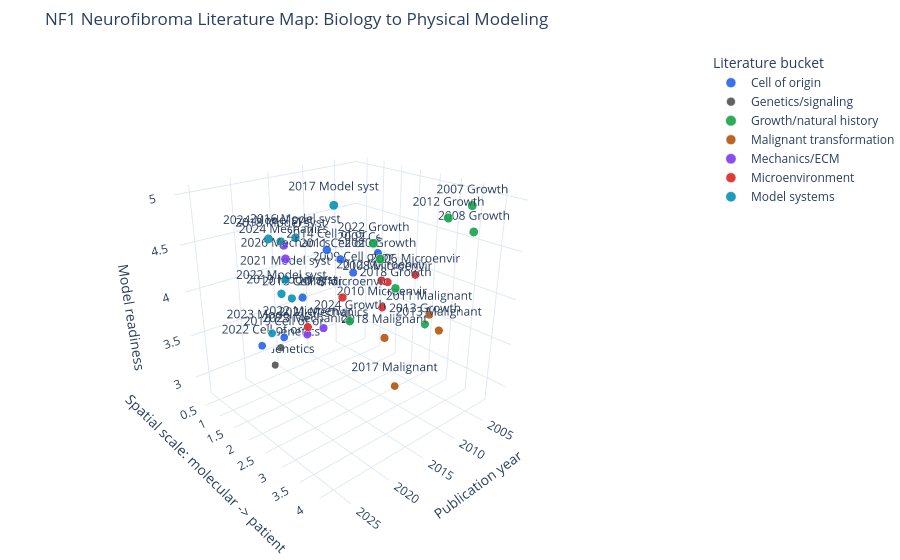

This figure's notebook cell:
### Code cell


### Figure 1 — Plotly figure (JSON) as saved in the notebook; plotly's stock layout.template omitted (floating-point values rounded to 4 significant figures)
{"data": [{"customdata": [["Neurofibromas in NF1: Schwann cell origin and role of tumor environment.", "Cell of origin", "mouse genetics", "Makes Schwann-lineage cells the initiating tumor cell class in a physical model."], ["Cell of origin and microenvironment contribution for NF1-associated dermal neurofibromas.", "Cell of origin", "mouse genetics", "Separates cutaneous/dermal origin assumptions from plexiform origin assumptions."], ["Susceptible stages in Schwann cells for NF1-associated plexiform neurofibroma development.", "Cell of origin", "mouse genetics", "Motivates an age/development-dependent initiation probability for plexiform tumors."], ["Cells of origin in the embryonic nerve roots for NF1-associated plexiform neurofibroma.", "Cell of origin", "mouse genetics", "Places plexiform tumor seeds on embryonic nerve-root/peripheral nerve topology."], ["Spatiotemporal Loss of NF1 in Schwann Cell Lineage Leads to Different Types of Cutaneous Neurofibroma Susceptible to Modification by the Hippo Pathway.", "Cell of origin", "mouse genetics and transcriptomics", "Links tumor subtype to timing, location, and mechanotransduction-sensitive signaling."], ["New insights into the neurofibroma tumor cells of origin.", "Cell of origin", "review", "Useful guardrail for choosing the correct initiating-cell assumptions by subtype."], ["Neurofibroma Development in Neurofibromatosis Type 1: Insights from Cellular Origin and Schwann Cell Lineage Development.", "Cell of origin", "review", "Maps lineage state to initiation and phenotype in a multi-state growth model."]], "hovertemplate": "<b>%{customdata[0]}</b><br>Year: %{x}<br>Category: %{customdata[1]}<br>Evidence: %{customdata[2]}<br>Model use: %{customdata[3]}<extra></extra>", "marker": {"color": "#2563eb", "line": {"color": "white", "width": 0.5}, "opacity": 0.9, "size": [10, 10, 10.2, 10.4, 10, 9.5, 9.5]}, "mode": "markers+text", "name": "Cell of origin", "text": ["2002 Cell of or", "2009 Cell of or", "2011 Cell of or", "2014 Cell of or", "2018 Cell of or", "2019 Cell of or", "2022 Cell of or"], "textposition": "top center", "type": "scatter3d", "x": [2002, 2009, 2011, 2014, 2018, 2019, 2022], "y": [1, 1.5, 1.5, 1.7, 1.8, 1.4, 1.4], "z": [4, 4, 4.2, 4.4, 4, 3.5, 3.5]}, {"customdata": [["A RASopathy gene commonly mutated in cancer: the neurofibromatosis type 1 tumour suppressor.", "Genetics/signaling", "review", "Defines the intracellular growth-state switch for NF1-deficient Schwann-lineage agents."], ["Neurofibromatosis type 1: Fundamental insights into cell signalling and cancer.", "Genetics/signaling", "review", "Supports representing NF1 loss as a signaling-state change rather than only a proliferation constant."]], "hovertemplate": "<b>%{customdata[0]}</b><br>Year: %{x}<br>Category: %{customdata[1]}<br>Evidence: %{customdata[2]}<br>Model use: %{customdata[3]}<extra></extra>", "marker": {"color": "#525252", "line": {"color": "white", "width": 0.5}, "opacity": 0.9, "size": [9, 8.8]}, "mode": "markers+text", "name": "Genetics/signaling", "text": ["2015 Genetics", "2016 Genetics"], "textposition": "top center", "type": "scatter3d", "x": [2015, 2016], "y": [0.3, 0.3], "z": [3, 2.8]}, {"customdata": [["NF1 plexiform neurofibroma growth rate by volumetric MRI: relationship to age and body weight.", "Growth/natural history", "volumetric MRI cohort", "Provides patient-scale growth-rate calibration targets and a >=20% volume-change convention."], ["Growth dynamics of plexiform neurofibromas: a retrospective cohort study of 201 patients with neurofibromatosis 1.", "Growth/natural history", "whole-body MRI cohort", "Supports age-dependent and tumor-burden-dependent growth-rate priors."], ["Ten-Year Follow-up of Internal Neurofibroma Growth Behavior in Adult Patients With Neurofibromatosis Type 1 Using Whole-Body MRI.", "Growth/natural history", "10-year adult whole-body MRI cohort", "Constrains adult growth-rate priors and supports tumor-specific rather than uniform growth parameters."], ["Assessment of benign tumor burden by whole-body MRI in patients with neurofibromatosis 1.", "Growth/natural history", "whole-body MRI cohort", "Defines imaging-derived tumor-burden observables for calibration and validation."], ["Association of plexiform neurofibroma volume changes and development of clinical morbidities in neurofibromatosis 1.", "Growth/natural history", "natural history cohort", "Connects simulated volume changes to functional outcomes and clinical relevance."], ["Longitudinal evaluation of peripheral nerve sheath tumors in neurofibromatosis type 1: growth analysis of plexiform neurofibromas and distinct nodular lesions.", "Growth/natural history", "longitudinal imaging cohort", "Suggests separating diffuse plexiform mass behavior from nodular lesion behavior."], ["Puberty and plexiform neurofibroma tumor growth in patients with neurofibromatosis type I.", "Growth/natural history", "retrospective cohort", "Useful for deciding whether pubertal state should be an explicit growth covariate."], ["Whole-body MRI-based long-term evaluation of pediatric NF1 patients without initial tumor burden with evidence of newly developed peripheral nerve sheath tumors.", "Growth/natural history", "pediatric whole-body MRI cohort", "Provides data for de novo tumor appearance probabilities in children."]], "hovertemplate": "<b>%{customdata[0]}</b><br>Year: %{x}<br>Category: %{customdata[1]}<br>Evidence: %{customdata[2]}<br>Model use: %{customdata[3]}<extra></extra>", "marker": {"color": "#16a34a", "line": {"color": "white", "width": 0.5}, "opacity": 0.9, "size": [11, 11, 11, 10.8, 10.5, 10.8, 10, 10.4]}, "mode": "markers+text", "name": "Growth/natural history", "text": ["2007 Growth", "2012 Growth", "2022 Growth", "2008 Growth", "2018 Growth", "2020 Growth", "2013 Growth", "2024 Growth"], "textposition": "top center", "type": "scatter3d", "x": [2007, 2012, 2022, 2008, 2018, 2020, 2013, 2024], "y": [4, 4.2, 4.3, 4.2, 4.1, 4.1, 4, 4.2], "z": [5, 5, 5, 4.8, 4.5, 4.8, 4, 4.4]}, {"customdata": [["Benign whole body tumor volume is a risk factor for malignant peripheral nerve sheath tumors in neurofibromatosis type 1.", "Malignant transformation", "clinical imaging cohort", "Adds total tumor burden as a risk covariate for malignant-transformation modules."], ["Atypical neurofibromas in neurofibromatosis type 1 are premalignant tumors.", "Malignant transformation", "genomic pathology", "Defines a premalignant state transition between benign neurofibroma and MPNST."], ["The characteristics of 76 atypical neurofibromas as precursors to neurofibromatosis 1 associated malignant peripheral nerve sheath tumors.", "Malignant transformation", "pathology cohort", "Supports a distinct nodular/atypical compartment rather than direct benign-to-malignant conversion."], ["Malignant Peripheral Nerve Sheath Tumors State of the Science: Leveraging Clinical and Biological Insights into Effective Therapies.", "Malignant transformation", "review", "Frames which model outputs are relevant if simulating malignant transformation."]], "hovertemplate": "<b>%{customdata[0]}</b><br>Year: %{x}<br>Category: %{customdata[1]}<br>Evidence: %{customdata[2]}<br>Model use: %{customdata[3]}<extra></extra>", "marker": {"color": "#b45309", "line": {"color": "white", "width": 0.5}, "opacity": 0.9, "size": [10, 10, 10, 9.5]}, "mode": "markers+text", "name": "Malignant transformation", "text": ["2013 Malignant ", "2011 Malignant ", "2018 Malignant ", "2017 Malignant "], "textposition": "top center", "type": "scatter3d", "x": [2013, 2011, 2018, 2017], "y": [4.3, 3.8, 3.9, 4], "z": [4, 4, 4, 3.5]}, {"customdata": [["Human cutaneous neurofibroma matrisome revealed by single-cell RNA sequencing.", "Mechanics/ECM", "single-cell RNA sequencing", "Defines ECM species and likely cell sources for matrix deposition fields."], ["Basement membrane proteins in extracellular matrix characterize NF1 neurofibroma development and response to MEK inhibitor.", "Mechanics/ECM", "ECM biology and treatment response", "Links ECM composition to tumor state and treatment response variables."], ["A Fibroblast-Derived Secretome Stimulates the Growth and Invasiveness of 3D Plexiform Neurofibroma Spheroids.", "Mechanics/ECM", "3D spheroid and secretome model", "Adds fibroblast paracrine signaling and extracellular vesicle effects to 3D growth rules."], ["Mechanical Stiffening Promotes Growth, Invasion-Associated Phenotypes, and Reduced Selumetinib Sensitivity in 3D Plexiform Neurofibroma Cultures", "Mechanics/ECM", "3D culture mechanobiology", "Directly supports ECM stiffness as a mechanical state variable coupled to growth, invasion, and therapy response."]], "hovertemplate": "<b>%{customdata[0]}</b><br>Year: %{x}<br>Category: %{customdata[1]}<br>Evidence: %{customdata[2]}<br>Model use: %{customdata[3]}<extra></extra>", "marker": {"color": "#7c3aed", "line": {"color": "white", "width": 0.5}, "opacity": 0.9, "size": [10, 10, 10.8, 10.8]}, "mode": "markers+text", "name": "Mechanics/ECM", "text": ["2021 Mechanics", "2023 Mechanics", "2024 Mechanics", "2026 Mechanics"], "textposition": "top center", "type": "scatter3d", "x": [2021, 2023, 2024, 2026], "y": [3, 3, 2.7, 3.2], "z": [4, 4, 4.8, 4.8]}, {"customdata": [["Nf1-dependent tumors require a microenvironment containing Nf1+/-- and c-kit-dependent bone marrow.", "Microenvironment", "mouse genetics", "Adds host stromal/hematopoietic recruitment as a required state variable, not a passive background."], ["Mast cells and the neurofibroma microenvironment.", "Microenvironment", "review", "Defines non-tumor cell classes for a multicellular model."], ["Nf1+/- mast cells induce neurofibroma like phenotypes through secreted TGF-beta signaling.", "Microenvironment", "mouse and cellular model", "Adds mast-cell/fibroblast signaling and collagen deposition pathways to the model."], ["Neurofibroma-associated macrophages play roles in tumor growth and response to pharmacological inhibition.", "Microenvironment", "mouse and pharmacology", "Supports macrophage recruitment, density, and state as growth modifiers."], ["Contributions of inflammation and tumor microenvironment to neurofibroma tumorigenesis.", "Microenvironment", "mouse genetics and intervention", "Supports inflammatory recruitment and cytokine fields after Schwann-cell NF1 loss."], ["Neuronal hyperexcitability drives central and peripheral nervous system tumor progression in models of neurofibromatosis-1.", "Microenvironment", "mouse and iPSC models", "Adds nerve activity and neuron-derived paracrine factors as spatially local growth inputs."]], "hovertemplate": "<b>%{customdata[0]}</b><br>Year: %{x}<br>Category: %{customdata[1]}<br>Evidence: %{customdata[2]}<br>Model use: %{customdata[3]}<extra></extra>", "marker": {"color": "#dc2626", "line": {"color": "white", "width": 0.5}, "opacity": 0.9, "size": [10, 9.8, 10.1, 10.2, 10.2, 10]}, "mode": "markers+text", "name": "Microenvironment", "text": ["2008 Microenvir", "2010 Microenvir", "2006 Microenvir", "2012 Microenvir", "2018 Microenvir", "2022 Microenvir"], "textposition": "top center", "type": "scatter3d", "x": [2008, 2010, 2006, 2012, 2018, 2022], "y": [2.3, 2.5, 2.7, 2.8, 2.9, 2.8], "z": [4, 3.8, 4.1, 4.2, 4.2, 4]}, {"customdata": [["Immortalization of human normal and NF1 neurofibroma Schwann cells.", "Model systems", "cell line resource", "Provides cell resources for parameterizing growth, migration, and drug response."], ["Development of 3D culture models of plexiform neurofibroma and initial application for phenotypic characterization and drug screening.", "Model systems", "3D culture and drug screening", "Directly informs 3D spheroid/co-culture model geometry, matrix proteolysis, and assay outputs."], ["Pharmacological and genomic profiling of neurofibromatosis type 1 plexiform neurofibroma-derived schwann cells.", "Model systems", "pharmacogenomic resource", "Useful for model priors on pathway dependencies and drug-response parameters."], ["Reprogramming Captures the Genetic and Tumorigenic Properties of Neurofibromatosis Type 1 Plexiform Neurofibromas.", "Model systems", "iPSC reprogramming", "Provides developmental-cell-state models for initiation and differentiation assumptions."], ["Humanized neurofibroma model from induced pluripotent stem cells delineates tumor pathogenesis and developmental origins.", "Model systems", "humanized iPSC model", "Useful bridge between developmental origin and xenograft/3D physical systems."], ["Modeling iPSC-derived human neurofibroma-like tumors in mice uncovers the heterogeneity of Schwann cells within plexiform neurofibromas.", "Model systems", "iPSC-derived xenograft model", "Supports multiple Schwann-lineage states in agent-based or hybrid models."], ["A platform for rapid patient-derived cutaneous neurofibroma organoid establishment and screening.", "Model systems", "patient-derived organoids", "Provides organoid-scale growth/readout systems for cutaneous neurofibroma model validation."], ["Existing and Developing Preclinical Models for Neurofibromatosis Type 1-Related Cutaneous Neurofibromas.", "Model systems", "review", "Helps match experimental validation system to simulated neurofibroma subtype."]], "hovertemplate": "<b>%{customdata[0]}</b><br>Year: %{x}<br>Category: %{customdata[1]}<br>Evidence: %{customdata[2]}<br>Model use: %{customdata[3]}<extra></extra>", "marker": {"color": "#0891b2", "line": {"color": "white", "width": 0.5}, "opacity": 0.9, "size": [10.5, 11, 10.5, 10, 10.3, 10.2, 10.8, 9.8]}, "mode": "markers+text", "name": "Model systems", "text": ["2016 Model syst", "2017 Model syst", "2018 Model syst", "2019 Model syst", "2021 Model syst", "2022 Model syst", "2024 Model syst", "2023 Model syst"], "textposition": "top center", "type": "scatter3d", "x": [2016, 2017, 2018, 2019, 2021, 2022, 2024, 2023], "y": [1.2, 2.5, 1.2, 1.7, 2, 2.1, 2.3, 2], "z": [4.5, 5, 4.5, 4, 4.3, 4.2, 4.8, 3.8]}], "layout": {"legend": {"title": {"text": "Literature bucket"}}, "margin": {"b": 0, "l": 0, "r": 0, "t": 50}, "scene": {"camera": {"eye": {"x": 1.6, "y": 1.8, "z": 1.1}}, "xaxis": {"title": {"text": "Publication year"}}, "yaxis": {"title": {"text": "Spatial scale: molecular -> patient"}}, "zaxis": {"title": {"text": "Model readiness"}}}, "title": {"text": "NF1 Neurofibroma Literature Map: Biology to Physical Modeling"}}}
